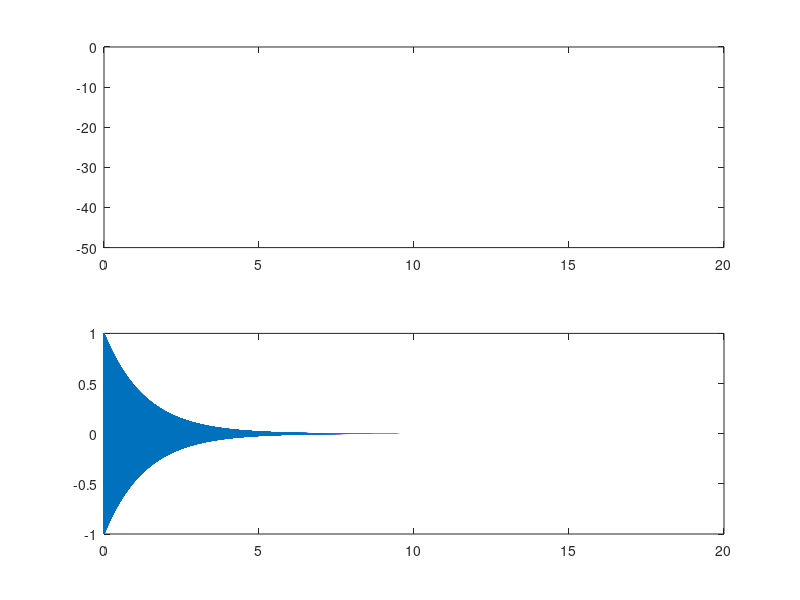

Source code (MATLAB): (Note: this script raises an error after producing the figure.)
%% GENERAL DATA

% Simultaneous measurement of impulse response and
% distortion with a swept-sine technique.
% Hell yeah

f1 = 50;
f2 = 15000;
fs = 48000;

w1 = 2 * pi * f1;
w2 = 2 * pi * f2;

T = 15;
t = linspace(0, T, fs*T);
iterations = 5;

disp("1");

%% GENERATE SINE SWEEP x(t)

% linear sine sweep
%linss = sin(w1 * t + (w2-w1)/T * (t.^2)/2);

% logarithmic sine sweep
logss = sin ( ...
    (w1*t)/log(w2/w1) ...
    .* (exp(t/T*log(w2/w1))-1) ...
);

audiowrite("logss.wav", logss, fs);
plot(t, logss);
%soundsc(logss, fs);

disp("2");

%% GENERATE INVERSE FILTER f(t)

% conv(x(t), f(t)) = d(t) (dirac)
% h(t) = conv(y(t), f(t))
% f(t) is called inverse filter
% farina what do you mean

%d = [1 zeros(1, T*fs-1)];
%[f, remainder] = deconv(logss, d);

f = fliplr(logss);
decay = -6*log2(w2/w1)/T*t; % in dB, from 0 to -6*log2(w2/w1)
env = 10.^(decay/10);
invf = f.*env;

audiowrite("invf.wav", invf, fs);
subplot(2, 1, 1)
plot(t, decay);
subplot(2, 1, 2)
plot(t, invf);

disp("3");

%% READ REC AND CONVOLVE

y = zeros(1, T*fs);
[invf,tempfs] = audioread("invf.wav");
invf = invf';

for i=1:iterations
    s = strcat("recordings\\rec", num2str(i), ".wav");
    [tempy, tempfs] = audioread(s);
    y = y + tempy';
end

y = y / iterations;
%plot(t, y);
soundsc(y,fs);

h = conv(y,invf);
normh = h / max(abs(h));

audiowrite("ir.wav", normh, fs);
plot(normh);

disp("4");

%% READ IR AND CONVOLVE

[h,fs] = audioread("ir.wav");
[x,fs] = audioread("recordings\\untitled.wav");

y = conv(x, h);

soundsc(y, fs);